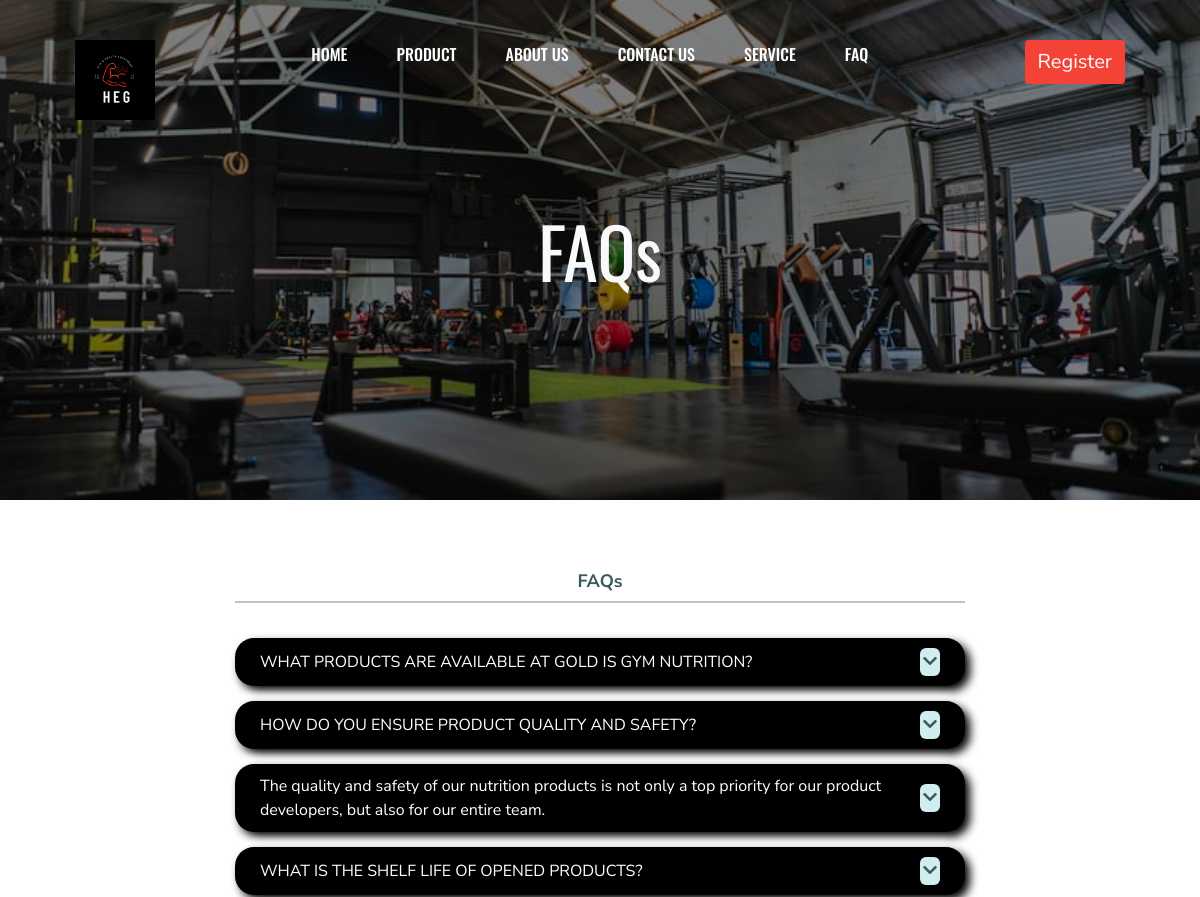
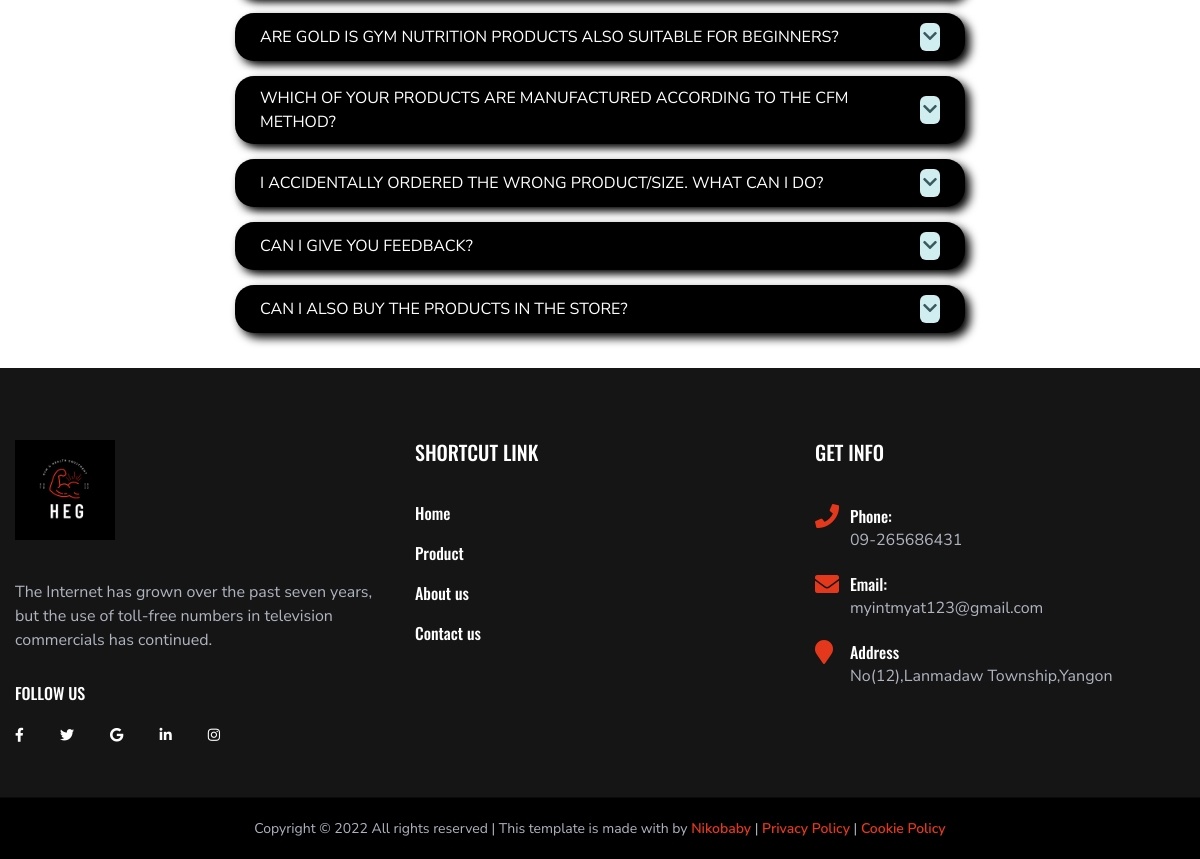
The app's page /faq.php with its own data (2 pictures, top to bottom).
### tables this page shows
CREATE TABLE `faq` (
  `id` int(11) NOT NULL,
  `user_id` int(11) NOT NULL,
  `question` text NOT NULL,
  `answer` text NOT NULL
);

### faq.php (the view, shortened to what this page needs)
<?php require("./header.php"); ?>
<div class="container-fluid">
        <div class="row position-relative">
            <img class="w-100 img_fliter" src="./img/18.jpeg" alt="">
            <div class="">
                <h1 class="fs-1 privacy_header">FAQs</h1>
            </div>
        </div>
    </div>
<div class="container-fluid">
    <div class="row">
        <div class="col-md-8 offset-md-2">
            <div class='faq mt-5'>
            <?php
                        require('./admin/dbconfig.php');
                        $sql = "SELECT faq.*, users.name
                        FROM  `faq` INNER JOIN users ON faq.user_id = users.id";
                        $result = mysqli_query($conn, $sql);
                    ?>
                    <?php
                        if($result->num_rows > 0){
                    ?>
                <div class="global-label">
                    <div class="global-label-text text-center">
                    FAQs
                    </div>
                </div>
                <?php
                    while($row = mysqli_fetch_assoc($result)){
                ?>
                <div class="faq-container">
                    <div class="faq-label">
                        <div class="faq-label-text">
                            <?php echo $row['question']; ?>
                        </div>
                        <div class="faq-label-icon">
                            <span class="material-icons">
                            <i class="fas fa-chevron-down"></i>
                            </span>
                        </div>
                    </div>
                </div>
                <?php
                    }
                ?>
            </div>
            <?php
                }
            ?>
        </div>
    </div>
</div>
<?php require("./footer.php"); ?>

### header.php (shortened to what this page needs)
<!DOCTYPE html>
<html lang="zxx">
	<head>
		<link rel="stylesheet" href="./libs/fontawesomepro/css/all.min.css" />
		<link rel="stylesheet" href="css/bootstrap.min.css" type="text/css" />
		<link rel="stylesheet" href="css/font-awesome.min.css" type="text/css" />
		<link rel="stylesheet" href="css/elegant-icons.css" type="text/css" />
		<link rel="stylesheet" href="css/nice-select.css" type="text/css" />
		<link rel="stylesheet" href="css/owl.carousel.min.css" type="text/css" />
		<link rel="stylesheet" href="css/magnific-popup.css" type="text/css" />
		<link rel="stylesheet" href="css/slicknav.min.css" type="text/css" />
		<link rel="stylesheet" href="css/style.css" type="text/css" />
		<link rel="stylesheet" href="./libs/fontawesomepro/css/all.min.css">
	</head>
	<body>
		<header class="header-section ">
			<div class="container-fluid">
				<div class="logo">
					<a href="./index.php">
						<img src="img/logo.png" alt="" />
					</a>
				</div>
				<div class="top-social">
					<a href="./register.php" role="button" class="btn">Register</a>
				</div>
				<div class="container">
					<div class="nav-menu">
						<nav class="mainmenu mobile-menu">
							<ul>
								<li
									<?php if($_SERVER['SCRIPT_NAME']=="/git/mmdw5/index.php") { ?>  class="active"   <?php   }  ?>
								><a href="./index.php">Home</a></li>
								<li
									<?php if($_SERVER['SCRIPT_NAME']=="/git/mmdw5/product.php") { ?>  class="active"   <?php   }  ?>
								><a href="./product.php">Product</a></li>
								<li
									<?php if($_SERVER['SCRIPT_NAME']=="/git/mmdw5/about.php") { ?>  class="active"   <?php   }  ?>
								><a href="./about.php">About Us</a></li>
								<li
									<?php if($_SERVER['SCRIPT_NAME']=="/git/mmdw5/contact.php") { ?>  class="active"   <?php   }  ?>
								><a href="./contact.php">Contact us</a></li>
								<li
									<?php if($_SERVER['SCRIPT_NAME']=="/git/mmdw5/service.php") { ?>  class="active"   <?php   }  ?>
								><a href="./service.php">Service</a></li>
								<li
									<?php if($_SERVER['SCRIPT_NAME']=="/git/mmdw5/faq.php") { ?>  class="active"   <?php   }  ?>
								><a href="./faq.php">FAQ</a></li>
							</ul>
						</nav>
					</div>
				</div>
			</div>
		</header>

### footer.php (shortened to what this page needs)
		<footer class="footer-section">
			<div class="container">
				<div class="row">
					<div class="col-lg-4">
						<div class="footer-logo-item">
							<div class="f-logo">
								<a href="#"><img src="img/logo.png" alt="" /></a>
							</div>
							<p>
								The Internet has grown over the past seven years, but the use of
								toll-free numbers in television commercials has continued.
							</p>
							<div class="social-links">
								<h6>Follow us</h6>
								<a href="https://www.facebook.com/"
									><i class="fab fa-facebook-f"></i></a>
								<a href="https://www.twitter.com/"
									><i class="fab fa-twitter"></i></a>
								<a href="https://www.google.com/"
									><i class="fab fa-google"></i></a>
								<a href="https://www.linkedin.com/"
									><i class="fab fa-linkedin-in"></i></a>
								<a href="https://www.instagram.com/"
									><i class="fab fa-instagram"></i></a>
							</div>
						</div>
					</div>
					<div class="col-lg-4">
						<div class="footer-widget">
							<h5>Shortcut link</h5>
							<ul class="workout-program">
								<li><a href="./index.php">Home</a></li>
								<li><a href="./product.php">Product</a></li>
								<li><a href="./about.php">About us</a></li>
								<li><a href="./contact.php">Contact us</a></li>
							</ul>
						</div>
					</div>
					<div class="col-lg-4">
						<div class="footer-widget">
							<h5>Get Info</h5>
							<ul class="footer-info">
								<li>
									<i class="fa fa-phone"></i>
									<span>Phone:</span>
									09-265686431
								</li>
								<li>
									<i class="fa fa-envelope"></i>
									<span>Email:</span>
									myintmyat123@gmail.com
								</li>
								<li>
									<i class="fa fa-map-marker"></i>
									<span>Address</span>
									No(12),Lanmadaw Township,Yangon
								</li>
							</ul>
						</div>
					</div>
				</div>
			</div>
			<div class="copyright-text">
				<div class="container">
					<div class="row">
						<div class="col-lg-12 text-center">
							<div class="ct-inside">
								Copyright &copy;
								All rights reserved | This template is made with by
								<a href="" target="_blank">Nikobaby</a> | <a href="./privacy.php">Privacy Policy</a> | <a href="./cookie.php">Cookie Policy</a>
							</div>
						</div>
					</div>
				</div>
			</div>
		</footer>
	</body>
</html>

### css/style.css (style rules this page uses)
html, body { height: 100%; font-family: "Nunito Sans", sans-serif; -webkit-font-smoothing: antialiased; font-smooth: antialiased; }
h1, h2, h3, h4, h5, h6 { margin: 0; color: #111111; font-weight: 400; font-family: "Oswald", sans-serif; }
h1 { font-size: 70px; }
h5 { font-size: 18px; }
h6 { font-size: 16px; }
p { font-size: 16px; font-family: "Nunito Sans", sans-serif; color: #8f8fa8; font-weight: 400; line-height: 24px; margin: 0 0 15px 0; }
img { max-width: 100%; }
ul, ol { padding: 0; margin: 0; }
.header-section { padding-top: 40px; position: absolute; left: 0; top: 0; width: 100%; z-index: 99; padding-left: 60px; padding-right: 60px; }
.header-section .logo img { width: 100%; height: 80px; }
.logo { float: left; }
.logo a { display: inline-block; }
.nav-menu { text-align: center; }
.nav-menu .mainmenu { display: inline-block; }
.nav-menu .mainmenu ul li { display: inline-block; list-style: none; margin-right: 45px; position: relative; }
.nav-menu .mainmenu ul li:last-child { margin-right: 0; }
.nav-menu .mainmenu ul li a { color: #ffffff; font-size: 16px; text-transform: uppercase; font-weight: 500; line-height: 28px; -webkit-transition: 0.3s; -o-transition: 0.3s; transition: 0.3s; display: block; font-family: "Oswald", sans-serif; -webkit-transition: all 0.3s; -o-transition: all 0.3s; transition: all 0.3s; }
.nav-menu .mainmenu ul li a:after { position: absolute; left: 0; bottom: -5px; width: 100%; height: 2px; background: #e4381c; content: ""; opacity: 0; -webkit-transition: all 0.3s; -o-transition: all 0.3s; transition: all 0.3s; }
.top-social { float: right; }
.top-social a { display: inline-block; font-size: 20px; color: #ffffff; background-color: #f44336; }
p { margin: 0px; }
::placeholder { font-size: 14px; font-weight: 600; }
.footer-section { background: #151515; padding-top: 72px; }
.footer-logo-item { margin-bottom: 30px; }
.footer-logo-item .f-logo { margin-bottom: 40px; }
.footer-logo-item .f-logo img { width: 100%; height: 100px; }
.footer-logo-item .f-logo a { display: inline-block; }
.footer-logo-item p { color: #afb4bf; margin-bottom: 32px; }
.footer-logo-item .social-links h6 { color: #ffffff; font-weight: 500; text-transform: uppercase; margin-bottom: 20px; }
.footer-logo-item .social-links a { color: #ffffff; display: inline-block; font-size: 14px; margin-right: 32px; }
.footer-logo-item .social-links a:last-child { margin-right: 0; }
.footer-widget { margin-bottom: 30px; }
.footer-widget h5 { font-size: 20px; font-weight: 500; color: #ffffff; text-transform: uppercase; margin-bottom: 40px; }
.footer-widget .workout-program li { list-style: none; }
.footer-widget .workout-program li a { display: block; font-size: 16px; font-family: "Oswald", sans-serif; font-weight: 500; color: #ffffff; line-height: 18px; margin-bottom: 22px; }
.footer-widget .footer-info li { list-style: none; font-size: 16px; color: #afb4bf; position: relative; padding-left: 35px; margin-bottom: 20px; }
.footer-widget .footer-info li i { position: absolute; left: 0; top: 0; font-size: 24px; color: #e4381c; }
.footer-widget .footer-info li span { color: #ffffff; display: block; font-family: "Oswald", sans-serif; font-weight: 500; }
.copyright-text { background: #000000; border-top: 1px solid #0a0a0a; padding: 20px 0; margin-top: 20px; }
.copyright-text .ct-inside { font-size: 14px; color: #afb4bf; }
.copyright-text .ct-inside a { font-weight: 600; color: #e4381c; }
.img_fliter { height: 500px; object-fit: cover; filter: brightness(50%) !important; }
.privacy_header { color: #f8f9fa; position: absolute; top: 50%; left: 50%; transform: translate(-50%, -50%); }
.faq { padding: 20px; width: 100%; min-width: 450px; margin: auto; position: relative; height: auto; }
.faq-container { width: 100%; height: 100%; }
.faq-label { cursor: pointer; width: 100%; padding: 10px 25px; display: flex; justify-content: space-between; align-items: center; border-radius: 19px; background: #000; box-shadow: 5px 5px 10px #000, -5px -5px 10px #fff; }
.faq-label-text { color: #fff; }
.faq-label-icon { padding: 2px 3px; background: #d0edf0; border-radius: 6px; display: flex; justify-content: center; align-items: center; }
.material-icons { color: #365a5e; transition: 0.3s ease; }
.global-label { color: #365a5e; width: 100%; height: 35px; border-bottom: solid 2px #c4c1c1; margin-bottom: 35px; }
.global-label-text { font-size: 18px; font-weight: 700; color: #365a5e; }
@media only screen and (min-width: 1200px) { .container { max-width: 1200px; } }

### records on screen
faq: question "WHAT PRODUCTS ARE AVAILABLE AT GOLD IS GYM NUTRITION?"
faq: question "HOW DO YOU ENSURE PRODUCT QUALITY AND SAFETY?"
faq: question "The quality and safety of our nutrition products is not only a top priority for our product developers, but also for our entire team."
faq: question "WHAT IS THE SHELF LIFE OF OPENED PRODUCTS?"
faq: question "ARE GOLD IS GYM NUTRITION PRODUCTS ALSO SUITABLE FOR BEGINNERS?"
faq: question "WHICH OF YOUR PRODUCTS ARE MANUFACTURED ACCORDING TO THE CFM METHOD?"
faq: question "I ACCIDENTALLY ORDERED THE WRONG PRODUCT/SIZE. WHAT CAN I DO?"
faq: question "CAN I GIVE YOU FEEDBACK?"
faq: question "CAN I ALSO BUY THE PRODUCTS IN THE STORE?"
